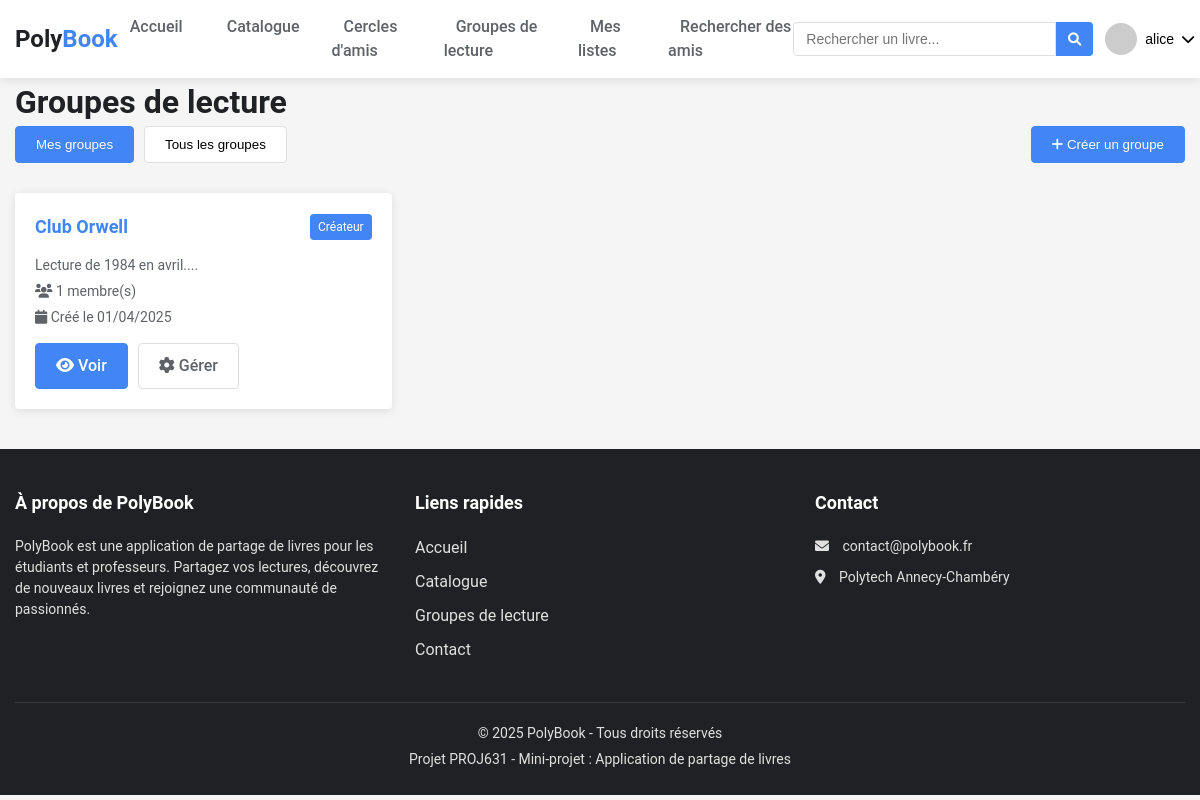
Before: /website/groupes_lecture.php (signed in) with the older database file.
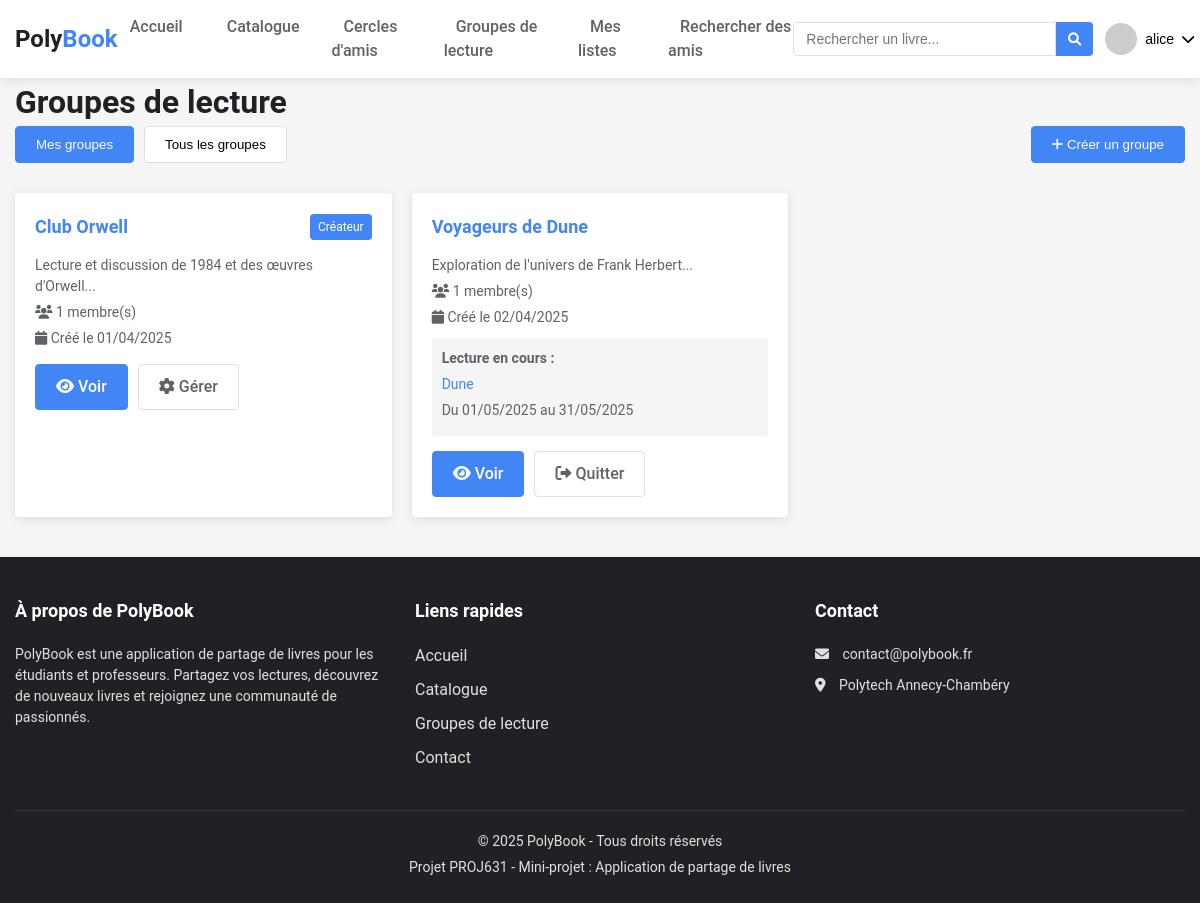
After: the same page with the newer database file.
### tables this page shows
CREATE TABLE reading_group (
    id INT PRIMARY KEY AUTO_INCREMENT,
    created_at DATE,
    name TEXT,
    description TEXT,
    creator_user_id INT
);

CREATE TABLE book (
    id INT PRIMARY KEY AUTO_INCREMENT,
    created_at DATE,
    title TEXT,
    author TEXT,
    isbn TEXT,
    publication_year INT,
    description TEXT,
    language TEXT,
    added_by_user_id INT,
    is_approved BOOLEAN DEFAULT FALSE
);

CREATE TABLE reading_group_book (
    id INT PRIMARY KEY AUTO_INCREMENT,
    reading_group_id INT,
    book_id INT,
    start_date DATE,
    end_date DATE
);

### website/connexion.php (called while the page is built, shortened)
<?php
function securiser($donnee) {
    return htmlspecialchars($donnee, ENT_QUOTES, 'UTF-8');
}
?>

### website/groupes_lecture.php (the view, shortened to what this page needs)
<!DOCTYPE html>
<html lang="fr">
<head>
    <link rel="stylesheet" href="styles.css">
    <link rel="stylesheet" href="https://cdnjs.cloudflare.com/ajax/libs/font-awesome/6.0.0/css/all.min.css">
</head>
<body>
    <?php
    require_once 'connexion.php';
    include 'header.php';
    $user_id = $_SESSION['user_id'];
    $my_groups_sql = "SELECT rg.*, COUNT(rgm.id) as member_count,
                     (rg.creator_user_id = $user_id) as is_creator
                     FROM reading_group rg
                     JOIN reading_group_member rgm ON rg.id = rgm.reading_group_id
                     WHERE rgm.user_id = $user_id
                     GROUP BY rg.id
                     ORDER BY is_creator DESC, rg.created_at DESC";
    $my_groups_result = $conn->query($my_groups_sql);
    ?>
    <main class="container">
        <h1>Groupes de lecture</h1>
        <div class="groups-tabs">
            <button class="tab-button active" data-tab="my-groups">Mes groupes</button>
            <button class="tab-button" data-tab="all-groups">Tous les groupes</button>
            <button id="create-group-btn" class="btn primary">
                <i class="fas fa-plus"></i> Créer un groupe
            </button>
        </div>
        <div class="tab-content active" id="my-groups">
            <?php if ($my_groups_result->num_rows > 0): ?>
                <div class="groups-grid">
                    <?php while ($group = $my_groups_result->fetch_assoc()): ?>
                        <div class="group-card">
                            <div class="group-header">
                                <h3><a href="groupe_lecture.php?id=<?php echo $group['id']; ?>"><?php echo securiser($group['name']); ?></a></h3>
                                <?php if ($group['is_creator']): ?>
                                    <span class="creator-badge">Créateur</span>
                                <?php endif; ?>
                            </div>
                            <div class="group-info">
                                <p class="group-description"><?php echo securiser(substr($group['description'], 0, 150)); ?>...</p>
                                <p><i class="fas fa-users"></i> <?php echo $group['member_count']; ?> membre(s)</p>
                                <p><i class="fas fa-calendar"></i> Créé le <?php echo date('d/m/Y', strtotime($group['created_at'])); ?></p>
                                <?php
                                $current_book_sql = "SELECT b.title, b.id, rgb.start_date, rgb.end_date
                                                   FROM reading_group_book rgb
                                                   JOIN book b ON rgb.book_id = b.id
                                                   WHERE rgb.reading_group_id = {$group['id']}
                                                   AND CURRENT_DATE BETWEEN rgb.start_date AND rgb.end_date";
                                $current_book_result = $conn->query($current_book_sql);
                                if ($current_book_result->num_rows > 0) {
                                    $current_book = $current_book_result->fetch_assoc();
                                    echo '<div class="current-book">';
                                    echo '<p><strong>Lecture en cours :</strong></p>';
                                    echo '<p><a href="livre.php?id=' . $current_book['id'] . '">' . securiser($current_book['title']) . '</a></p>';
                                    echo '<p class="book-dates">Du ' . date('d/m/Y', strtotime($current_book['start_date'])) . ' au ' . date('d/m/Y', strtotime($current_book['end_date'])) . '</p>';
                                    echo '</div>';
                                }
                                ?>
                            </div>
                            <div class="group-actions">
                                <a href="groupe_lecture.php?id=<?php echo $group['id']; ?>" class="btn primary">
                                    <i class="fas fa-eye"></i> Voir
                                </a>
                                <?php if ($group['is_creator']): ?>
                                    <a href="gerer_groupe.php?id=<?php echo $group['id']; ?>" class="btn secondary">
                                        <i class="fas fa-cog"></i> Gérer
                                    </a>
                                <?php else: ?>
                                    <a href="quitter_groupe.php?id=<?php echo $group['id']; ?>" class="btn secondary"
                                       onclick="return confirm('Êtes-vous sûr de vouloir quitter ce groupe ?');">
                                        <i class="fas fa-sign-out-alt"></i> Quitter
                                    </a>
                                <?php endif; ?>
                            </div>
                        </div>
                    <?php endwhile; ?>
                </div>
            <?php endif; ?>
        </div>
    </main>
    <?php include 'footer.php'; ?>
</body>
</html>

Changed rows visible on the page:
changed reading_group "Club Orwell": description "Lecture de 1984 en avril." → "Lecture et discussion de 1984 et des œuvres d'Orwell"
added reading_group: name "Voyageurs de Dune", description "Exploration de l'univers de Frank Herbert", member_count "1", created_at "02/04/2025", book.title "Dune", reading_group_book.start_date "01/05/2025", reading_group_book.end_date "31/05/2025"
